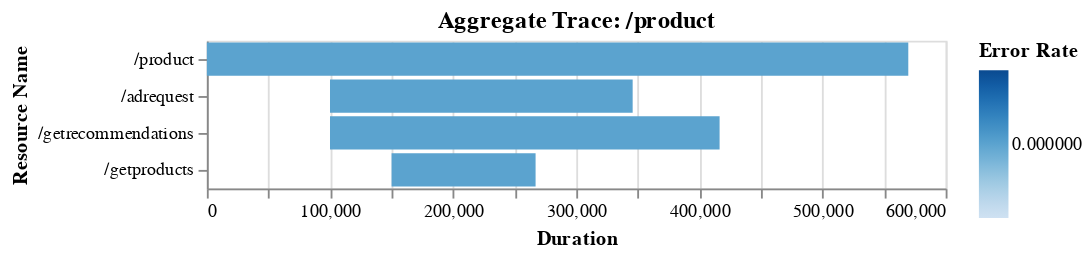

Source (notebook cell):
### Code cell
plotTraceAgg('/product')

### Figure 1 — Vega-Lite specification as saved in the notebook (floating-point values rounded to 4 significant figures)
{"config": {"view": {"continuousWidth": 400, "continuousHeight": 300}}, "data": {"name": "data-059ee72226c9bbe7c0a0fd815a03db43"}, "mark": "bar", "encoding": {"color": {"type": "quantitative", "field": "Error Rate", "sort": "ascending"}, "tooltip": [{"type": "quantitative", "field": "Average Duration"}, {"type": "quantitative", "field": "Average Data Transfered"}, {"type": "quantitative", "field": "Error Rate"}], "x": {"type": "quantitative", "field": "Average loc start", "title": "Duration"}, "x2": {"field": "Average loc end"}, "y": {"type": "nominal", "field": "Resource Name", "sort": {"field": "Average order"}}}, "title": "Aggregate Trace: /product", "$schema": "https://vega.github.io/schema/vega-lite/v4.8.1.json", "datasets": {"data-059ee72226c9bbe7c0a0fd815a03db43": [{"Unnamed: 0": 0, "root": "/product", "Resource Name": "/adrequest", "Average Duration": 245800.0, "Error Count": 1513, "Error Rate": 0.0, "Average Data Transfered": 5038.0, "Average loc start": 100000, "Average loc end": 345800.0, "Average order": 1.5}, {"Unnamed: 0": 1, "root": "/product", "Resource Name": "/getproducts", "Average Duration": 117000.0, "Error Count": 3026, "Error Rate": 0.0, "Average Data Transfered": 5025.0, "Average loc start": 150000, "Average loc end": 267000.0, "Average order": 1.8}, {"Unnamed: 0": 2, "root": "/product", "Resource Name": "/getrecommendations", "Average Duration": 316400.0, "Error Count": 1513, "Error Rate": 0.0, "Average Data Transfered": 5050.0, "Average loc start": 100000, "Average loc end": 416400.0, "Average order": 1.5}, {"Unnamed: 0": 3, "root": "/product", "Resource Name": "/product", "Average Duration": 569600.0, "Error Count": 1513, "Error Rate": 0.0, "Average Data Transfered": 4955.0, "Average loc start": 0, "Average loc end": 569600.0, "Average order": 0.0}]}}
